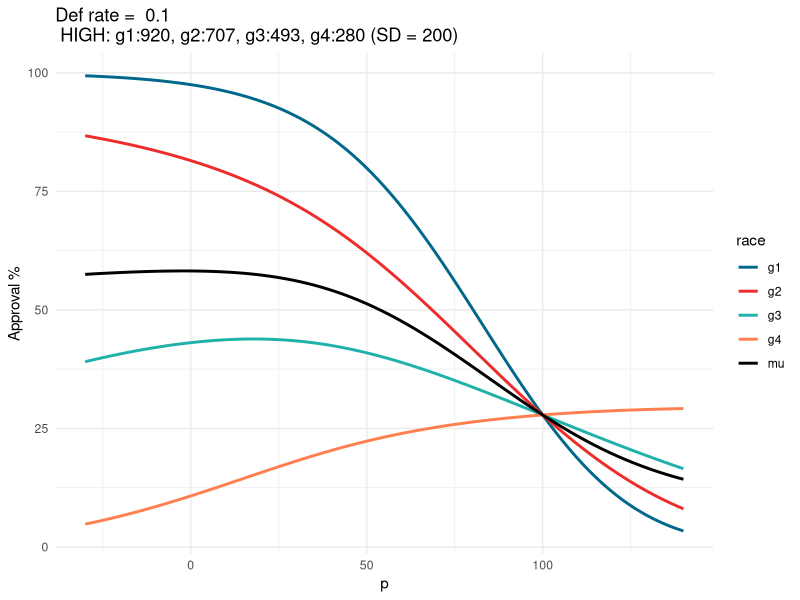

Recreate this plot in R.
#######################
#Define known values:
#######################
library(tidyverse)
library(patchwork)
library(jsonlite)

def.limit = 0.1
#FICO score distributions

# base_rates
race_rates = c('g1'=0.25, 'g2'=0.25, 'g3'=0.25, 'g4'=0.25) #equal base rates

# # means
# race_means = c('g1'=630, 'g2'=610, 'g3'=570, 'g4'=590) #low diff
# mu_type = 'LOW: g1:630, g2:610, g3:570, g4:590 (SD:120)'
# race_means = c('g1'=700, 'g2'=650, 'g3'=500, 'g4'=550) #med diff
# mu_type = 'MED: g1:750, g2:650, g3:500, g4:550 (SD:120)'
# race_means = c('g1'=760, 'g2'=680, 'g3'=440, 'g4'=520) #high diff
# mu_type = 'HIGH: g1:760, g2:680, g3:440, g4:520 (SD = 120)'
# race_sds = c('g1'=120, 'g2'=120, 'g3'=120, 'g4'=120)

race_means = c('g1'=660, 'g2'=620, 'g3'=580, 'g4'=540) #low diff
mu_type = 'LOW: g1:660, g2:620, g3:580, g4:540 (SD:200)'
race_means = c('g1'=800, 'g2'=633, 'g3'=567, 'g4'=400) #med diff
mu_type = 'MED: g1:800, g2:633, g3:567, g4:400 (SD:200)'
race_means = c('g1'=920, 'g2'=707, 'g3'=493, 'g4'=280) #high diff
mu_type = 'HIGH: g1:920, g2:707, g3:493, g4:280 (SD = 200)'
race_sds = c('g1'=200, 'g2'=200, 'g3'=200, 'g4'=200)
# pdf of fico score given the fico truncation.
dtnorm = function(x, m, s){
  dnorm(x, m, s) / (pnorm(850, m, s) - pnorm(300, m, s))
}

# default-rate for fico
def_rate_fico = function(x){(1-1/(1+exp(-.016*(x-550))))}

# default rate for threshold, mu, sd
default_rate = function(threshold, m, s){
  integrate(function(x){
    dtnorm(x,m,s)*def_rate_fico(x)
  },
  threshold,850)$val
}

# total default rate with baserates
default_rate_total = function(thresholds){
  dr = purrr::pmap_dbl(data.frame(threshold = thresholds, m = race_means, s = race_sds), 
                       default_rate)
  sum(dr*race_rates)/sum(race_rates) # in case we dont have it sum to 1
}

# find constant thresholds
find.constant.thresholds = function(def.limit){
  t = uniroot(function(t){ 
    default_rate_total(rep(t, 4))-def.limit
  }, 
  lower=300, 
  upper=850)$root
  rep(t, 4)
}

# find constant conditional probability
find.equal.thresholds = function(def.limit){
  p = uniroot(function(p){
    default_rate_total(qnorm(1-p, race_means, race_sds))-def.limit}, 
    lower=0.001, 
    upper=0.999)$root
  qnorm(1-p, race_means, race_sds)
}

# find threshold for interpolated p
thresholds_p1 = find.equal.thresholds(def.limit)
deltas = thresholds_p1 - mean(thresholds_p1)

find.interp.thresholds = function(p, def.limit){
  mu = uniroot(function(mu){ 
    thresholds = deltas*p + mu
    default_rate_total(thresholds)-def.limit
  }, lower=300, 
  upper=850)$root
  mu+deltas*p
}


#Find approval percent
slider_start = -30
slider_end = slider_start+170
p_list = seq(slider_start, slider_end, by = 1)
out = matrix(ncol = length(find.interp.thresholds(0.5, def.limit)),
             nrow = length(p_list))
for (p in p_list){ 
  for(i in 1:length(race_means))
    out[(p-(slider_start-1)),i] = (1-pnorm(find.interp.thresholds(p/100, def.limit)[i], race_means[i], race_sds[i]))*100
  #out[p+1,i] = (1-pnorm(find.interp.thresholds(p/100, def.limit)[i], race_means[i], race_sds[i]))
}

df = data.frame(out)
df$mu = rowMeans(df[,1:4])
colnames(df) = c('g1','g2','g3','g4', 'mu')
df$tradeoff = mu_type
df$p = p_list
out.json = toJSON(df, pretty = T)

write(out.json, "./FICOTest.json")
df = df %>% gather(key = 'race', value = 'FICO', 1:5)

df %>% filter(p %in% c(-20,0,25,50,75,100), race == "mu") %>% select(FICO)
theme_set(theme_minimal())
ggplot(data = df, aes(x=p, y = FICO))+
  geom_line(aes(color = race),size = 1)+
  scale_color_manual(values=c("deepskyblue4", "firebrick2","lightseagreen","coral",'black'))+
  ggtitle(paste("Def rate = ", def.limit, "\n", mu_type ))+
  ylab('Approval %')

# (t1|t2|t3)/
#   (p1|p2|p3)




